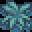

Rendered tile map (Tiled .tmx) drawn with the repository's tilesets; below, a short description and the full map source, tile grids included:
An orthogonal 1x1 tile map with 32x32 px tiles, 1 tile layer (0).

<map orientation="orthogonal" width="1" height="1" tilewidth="32" tileheight="32"><properties /><tileset firstgid="1" name="default" tilewidth="0" tileheight="0"><properties /><tile id="1"><image source="grass.short.06.0.0.0.png" width="32" height="32" /><properties><property name="wall" value="false" type="bool" /><property name="biome" value="forest" type="string" /><property name="object" value="grass" type="string" /></properties></tile></tileset><layer id="1" width="1" height="1" name="0"><properties /><data encoding="csv" compression="">
2
</data></layer></map>
